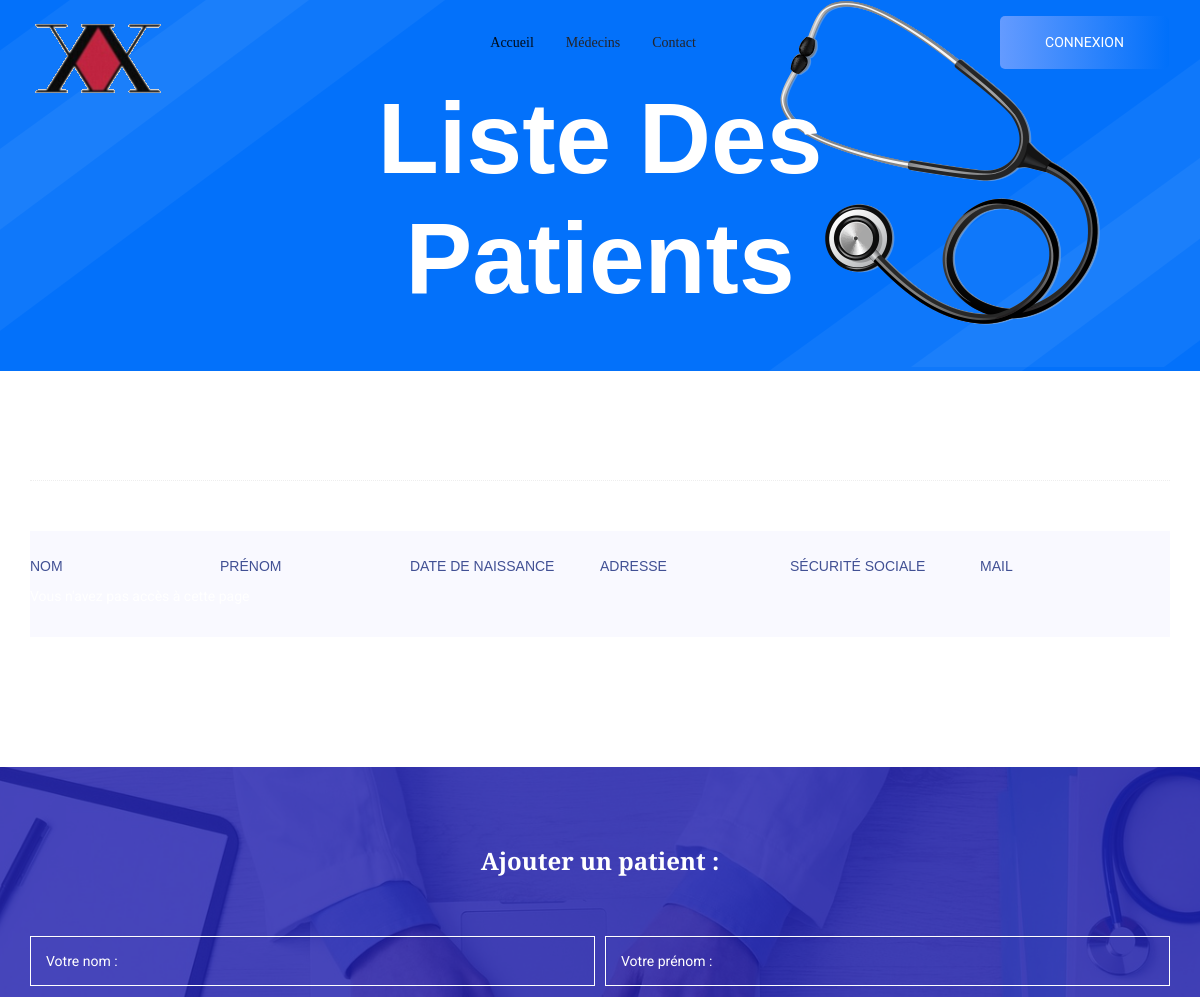
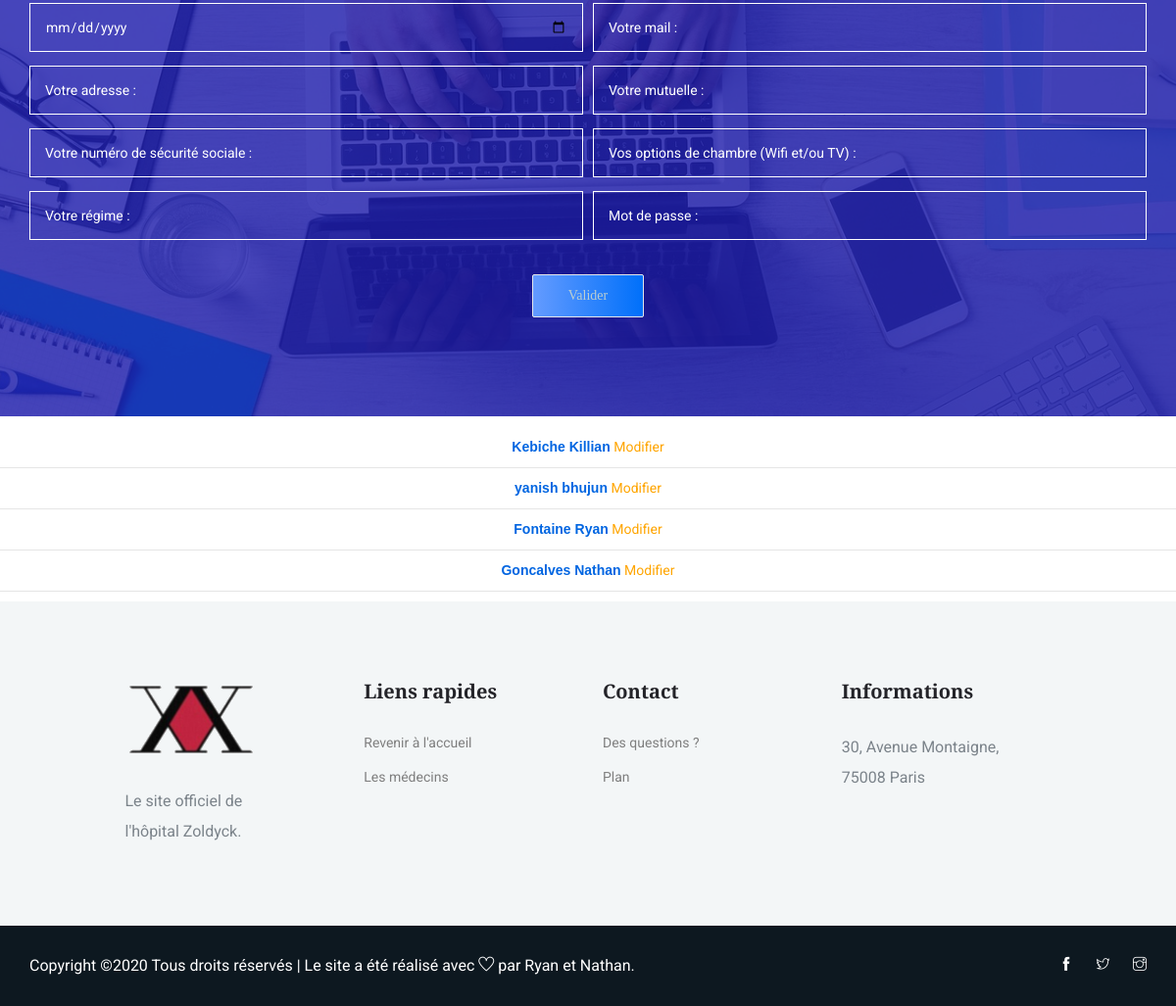
The app's page /views/add_patient.php with its own data (2 pictures, top to bottom).
### tables this page shows
CREATE TABLE IF NOT EXISTS `patient` (
  `id` int(11) NOT NULL AUTO_INCREMENT,
  `nom` varchar(50) NOT NULL,
  `prenom` varchar(50) NOT NULL,
  `date_naissance` varchar(10) DEFAULT NULL,
  `mail` varchar(50) DEFAULT NULL,
  `adresse` text,
  `mutuelle` varchar(50) DEFAULT NULL,
  `num_sec_soc` varchar(15) DEFAULT NULL,
  `option_chambre` varchar(10) DEFAULT NULL,
  `regime` text,
  `mdp` varchar(150) NOT NULL,
  `role` varchar(7) NOT NULL,
  `confirme` int(11) NOT NULL,
  `token` varchar(15) DEFAULT NULL,
  PRIMARY KEY (`id`),
  UNIQUE KEY `fk_patient` (`nom`)
);

### views/add_patient.php (the view, shortened to what this page needs)
<!DOCTYPE html>
<html lang="en">
<head>
    <link rel="stylesheet" href="https://maxcdn.bootstrapcdn.com/bootstrap/3.3.7/css/bootstrap.min.css">
    <?php
          require_once('navbar.php');
        ?>
<body>
	<?php
	try{
		$bdd= new PDO('mysql:host=localhost;dbname=hopital; charset=utf8','root','');
	}
	catch (Exception $e){
		die('Erreur:'.$e->getMessage());
	}
	?>
    <section class="breadcrumb_part breadcrumb_bg">
        <div class="container">
            <div class="row">
                <div class="col-lg-12">
                    <div class="breadcrumb_iner">
                        <div class="breadcrumb_iner_item">
                            <h2 style="font-family: Arial, sans-serif">Liste des </br> patients</h2>
                        </div>
                    </div>
                </div>
            </div>
        </div>
    </section>
    <section class="contact-section section_padding">
      <div class="container">
        <div class="section-top-border">
          <div class="progress-table-wrap">
            <div class="progress-table">
              <div class="table-head">
                <div class="visit" style="font-family: Arial, sans-serif">Nom </div>
                <div class="visit" style="font-family: Arial, sans-serif">Prénom</div>
                <div class="visit" style="font-family: Arial, sans-serif">Date de naissance</div>
                <div class="visit" style="font-family: Arial, sans-serif">Adresse</div>
                <div class="visit" style="font-family: Arial, sans-serif">Sécurité Sociale</div>
                <div class="visit" style="font-family: Arial, sans-serif">Mail</div>
              </div>
            </div>
          </div>
        </div>
      </div>
    </section>
    <section class="regervation_part section_padding">
        <div class="container">
            <div class="row align-items-center regervation_content">
                <div class="col-lg-12">
                   <div class="regervation_part_iner">
                        <form action="../traitement/add_patient.php" method="post">
                          <center>
                           <h2>Ajouter un patient : </h2> </center>
                            <div class="form-row">
                                <div class="form-group col-md-6">
                                    <input type="name" class="form-control" name="nom" placeholder="Votre nom : ">
                                </div>
                                <div class="form-group col-md-6">
                                    <input type="name" class="form-control" name="prenom" placeholder="Votre prénom : ">
                                </div>
                                <div class="form-group col-md-6">
                                    <input type="date" class="form-control" name="date_naissance" placeholder="Votre date de naissance : ">
                                </div>
                                <div class="form-group col-md-6">
                                    <input type="email" class="form-control" name="mail" required placeholder="Votre mail : ">
                                </div>
                                <div class="form-group col-md-6">
                                    <input type="name" class="form-control" name="adresse" placeholder="Votre adresse : ">
                                </div>
                                <div class="form-group col-md-6">
                                    <input type="name" class="form-control" name="mutuelle" placeholder="Votre mutuelle : ">
                                </div>
                                <div class="form-group col-md-6">
                                    <input type="tel" class="form-control" name="num_sec_soc"   maxlength="15" placeholder="Votre numéro de sécurité sociale : ">
                                </div>
                                <div class="form-group col-md-6">
                                    <input type="name" class="form-control" name="option_chambre" placeholder="Vos options de chambre (Wifi et/ou TV) : " maxlength="10">
                                </div>
                                <div class="form-group col-md-6">
                                    <input type="name" class="form-control" name="regime" placeholder="Votre régime : ">
                                </div>
<br/>
                                <div class="form-group col-md-6">
                                    <input type="password" class="form-control" name="mdp" required
                                        placeholder="Mot de passe : ">
                                </div>
                            </div>
                            <div class="regerv_btn"><center>
<br>
                                <input type="submit" class="btn_1" name="btn" value="Valider">
                                <br/>  </center>
                            </div>
                        </form>
                    </div>
                </div>
            </div>
        </div>
    </section>
    <br>
    <div align="center">
    <?php
    $select_all_members = $bdd->query('SELECT * FROM patient');
    if($select_all_members->rowCount() > 0)
    {
      while($m = $select_all_members->fetch()){
        ?>
        <b style="font-family: Arial, sans-serif"><?= $m['nom']; ?> <?= $m['prenom']; ?></b> <a href="modify.php?id=<?= $m['id']; ?>" style="text-decoration: none; color: orange;" style="font-family: Arial, sans-serif">Modifier</
          a><hr/>
        <?php
      }
    } else {
      echo 'Aucun membre';
    }
     ?>
   </div>
    <?php
    require_once('footer.php');
     ?>
</html>

### records on screen
patient: nom "Kebiche", prenom "Killian"
patient: nom "yanish", prenom "bhujun"
patient: nom "Fontaine", prenom "Ryan"
patient: nom "Goncalves", prenom "Nathan"
